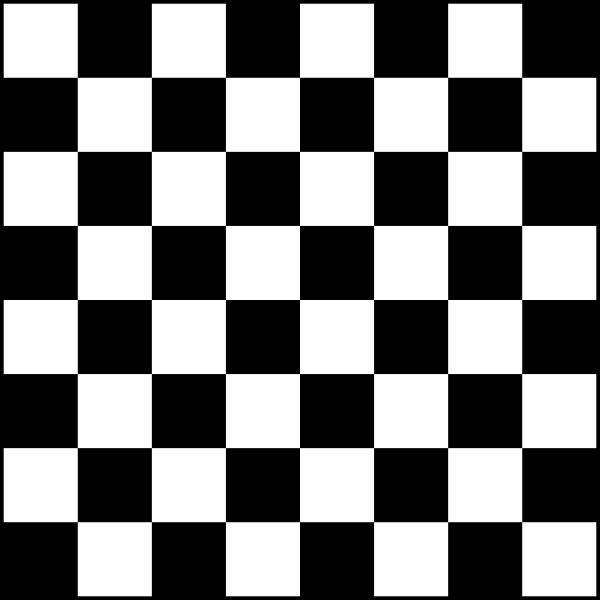
#> input picture assets/chessboard.png, 1200 x 1200 px (shown at 1/2 size)
$ python opencvTim6.py
#> lines starting #> are read from the running program, lines starting #| are printed output that depends on the picture; after the words box and inside, x2 and y2 are one past the last pixel; in counts of white or black regions, pixels touching at a corner belong together
import numpy as np
import cv2

img = cv2.imread('assets/chessboard.png')
#> img is the input picture: shape (1200, 1200, 3); min 0, max 255, mean 124.4
img = cv2.resize(img, (0, 0), fx=0.6, fy=0.6)
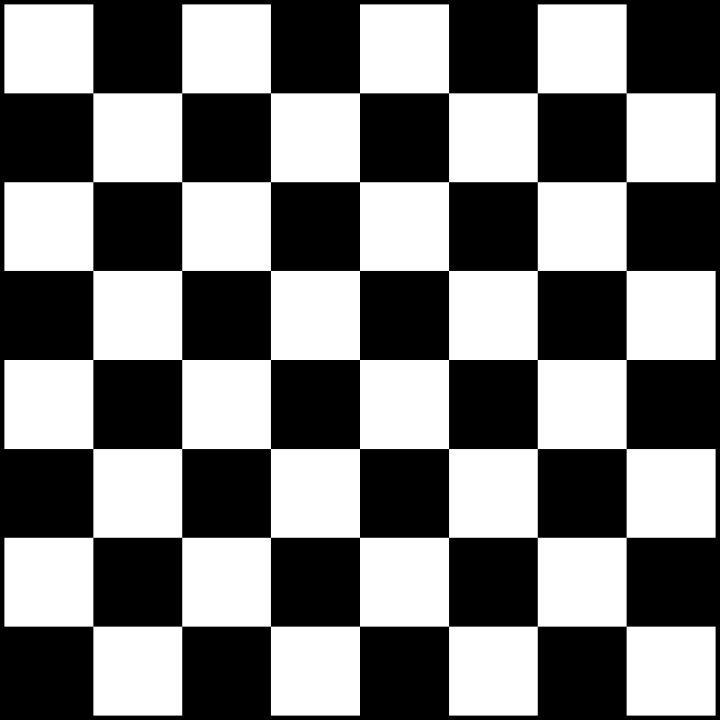
#> img: shape (720, 720, 3); min 0, max 255, mean 124.4
gray = cv2.cvtColor(img, cv2.COLOR_BGR2GRAY) # os algoritmos detectam coisa desse tipo melhor em gray scale, por isso tem essa modificação


corners = cv2.goodFeaturesToTrack(gray, 100, 0.01, 10) # esse nome n eh nem um poko intuitivo kkkk mas resumindo isso usa a detecção de cantos do Shi-Tomasi, um monte de calculo q um dia eu vou aprender
#> corners = 79 rows, first 8: [360, 360], [448, 360], [271, 360], [360, 449], [360, 270], [448, 448], [271, 271], [271, 448]
corners = np.int0(corners)   # esses arguments de cima são, Imagem | Qntd de cantos que eu quero | Quanto que o algoritmo tem de ctz que é um canto | distancia absoluta minima entre 2 pontos


for corner in corners:
	x, y = corner.ravel() # aqui vai loopar pra fazer bolinhas nos cantos certeiros
	cv2.circle(img, (x, y), 5, (255, 0, 0), -1)
#> this loop made 79 passes
#> (x, y) on passes 1 to 12: (360, 360), (448, 360), (271, 360), (360, 449), (360, 270), (448, 448), (271, 271), (271, 448), (448, 271), (537, 360), (182, 360), (360, 537)
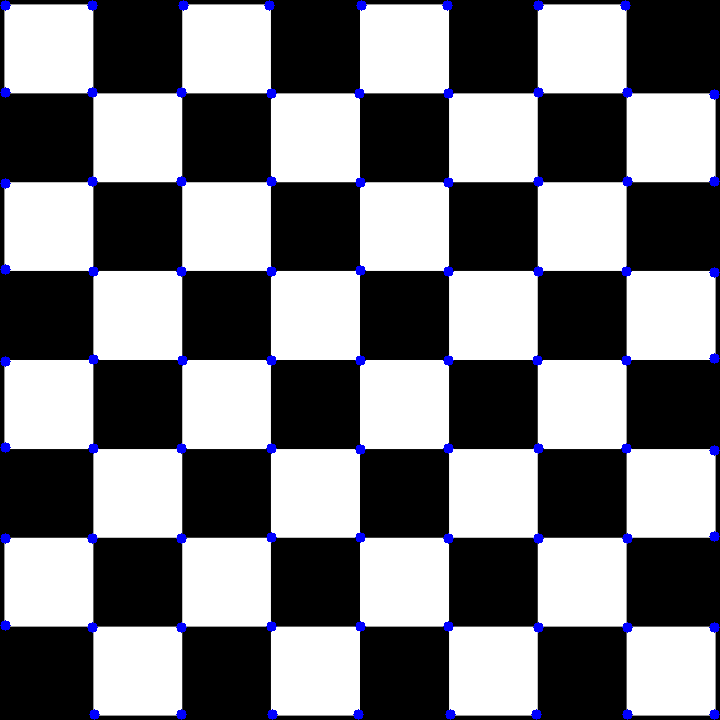
#> img: shape (720, 720, 3); 1.23% of pixels changed, all inside (x1, y1, x2, y2) = (0, 0, 720, 720)

for i in range(len(corners)):  # for it loop basico
	for j in range(i + 1, len(corners)):
		corner1 = tuple(corners[i][0])  # resumindo, todo esse loopzasso vai ligar todos os pontos entre si, preguiça de anotar como funfa
		corner2 = tuple(corners[j][0])
		color = tuple(map(lambda x: int(x), np.random.randint(0, 255, size=3))) # seleciona as cor que vai pintar as linhas
		cv2.line(img, corner1, corner2, color, 1) # faz a linha
#> this loop made 79 passes
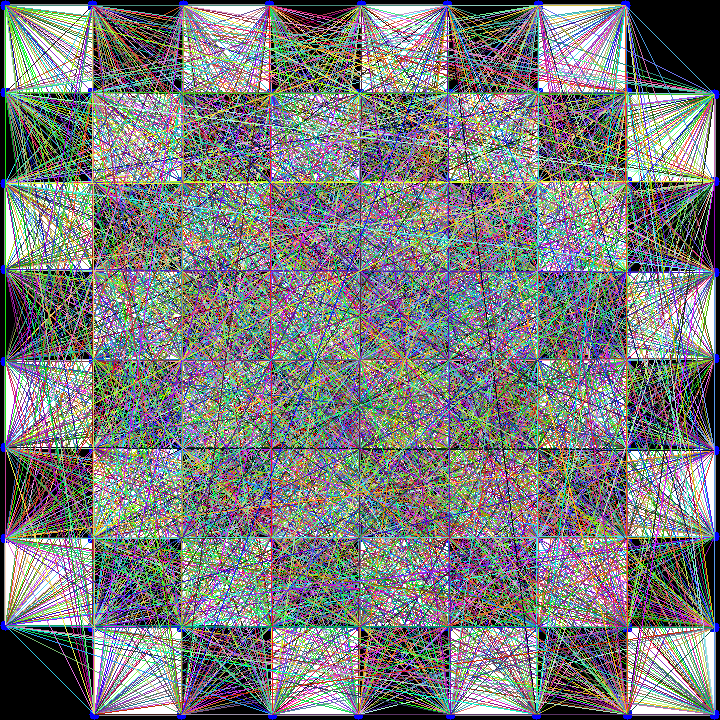
#> img: shape (720, 720, 3); mean B, G, R 124.1, 124.2, 122.3

cv2.imshow('Frame', img)
cv2.waitKey(0)
cv2.destroyAllWindows()
